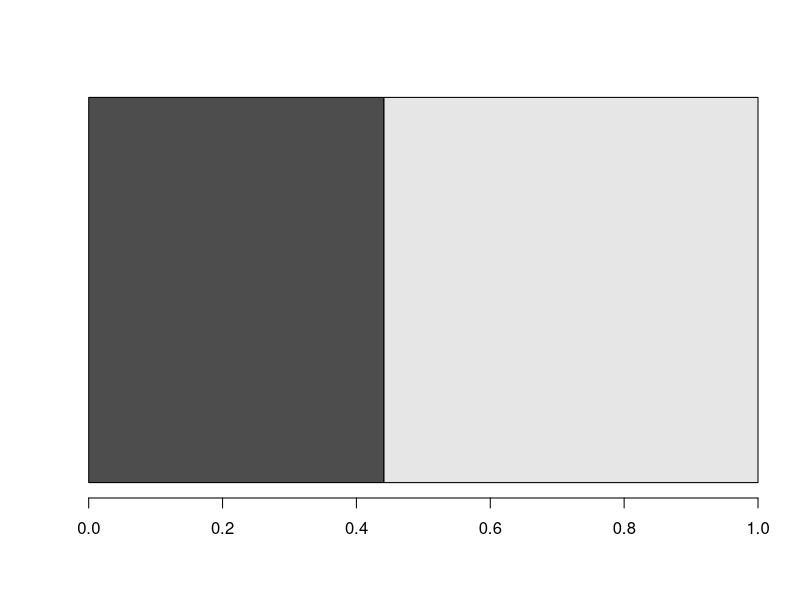

Generate this figure with R:
## ---- chunk 1
knitr::opts_chunk$set(echo = TRUE)
## ---- chunk 2
thesis.duration <- 34
this.week <- 15
yikes <- c(this.week, thesis.duration - this.week) / thesis.duration
barplot(as.matrix(yikes), horiz=TRUE, beside=FALSE)
# library(ggplot2)
# ggplot(yikes, aes(x = "time", y = thesis.duration))

